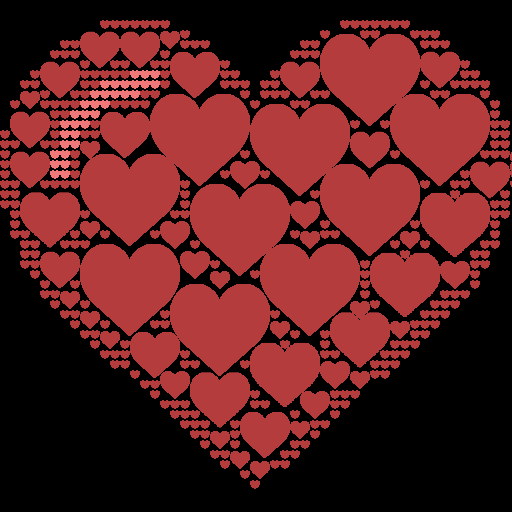
#> input picture heart_hearts.png, 512 x 512 px
$ python gen_tiles.py heart_hearts.png
#> lines starting #> are read from the running program, lines starting #| are printed output that depends on the picture
import cv2
import numpy as np
import os
import sys
from tqdm import tqdm
import math
import conf

# DEPTH = 4 -> 4 * 4 * 4 = 64 colors
DEPTH = conf.DEPTH
# list of rotations, in degrees, to apply over the original image
ROTATIONS = conf.ROTATIONS

img_path = sys.argv[1]
img_dir = os.path.dirname(img_path)
img_name, ext = os.path.basename(img_path).rsplit('.', 1)
out_folder = img_dir + '/gen_' + img_name

if not os.path.exists(out_folder):
    os.mkdir(out_folder)

img = cv2.imread(img_path, cv2.IMREAD_UNCHANGED)
#> img is the input picture: shape (512, 512, 4); mean B, G, R, A 30.5, 30.5, 90.4, 121.2
img = img.astype('float')

height, width, channels = img.shape
#> height = 512; width = 512; channels = 4
center = (width/2, height/2)
#> center = (256, 256)

for b in tqdm(np.arange(0, 1.01, 1 / DEPTH)):
    for g in np.arange(0, 1.01, 1 / DEPTH):
        for r in np.arange(0, 1.01, 1 / DEPTH):
            mult_vector = [b, g, r]
            if channels == 4:
                mult_vector.append(1)
            new_img = img * mult_vector
            new_img = new_img.astype('uint8')
            for rotation in ROTATIONS:
                rotation_matrix = cv2.getRotationMatrix2D(center, rotation, 1)
                abs_cos = abs(rotation_matrix[0,0])
                abs_sin = abs(rotation_matrix[0,1])
                new_w = int(height * abs_sin + width * abs_cos)
                new_h = int(height * abs_cos + width * abs_sin)
                rotation_matrix[0, 2] += new_w/2 - center[0]
                rotation_matrix[1, 2] += new_h/2 - center[1]
                cv2.imwrite(
                    f'{out_folder}/{img_name}_{round(r,1)}_{round(g,1)}_{round(b,1)}_r{rotation}.{ext}',
                    cv2.warpAffine(new_img, rotation_matrix, (new_w, new_h)),
                    # compress image
                    [cv2.IMWRITE_PNG_COMPRESSION, 9])
#> this loop made 5 passes
#> pass 1, `cv2.imwrite( f'{out_folder}/{img_name}_{round(r,1)}_{round(g,1)}_{roun..`:
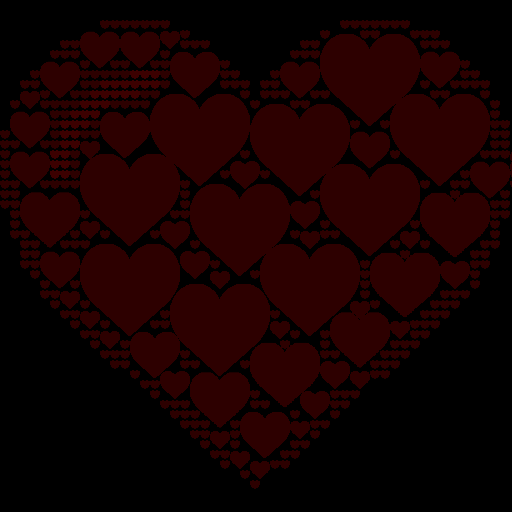
#> saved as heart_hearts_0.2_0.0_0.0_r0.png: shape (512, 512, 4); mean B, G, R, A 0, 0, 22.6, 121.2
#> pass 1, `cv2.imwrite( f'{out_folder}/{img_name}_{round(r,1)}_{round(g,1)}_{roun..`:
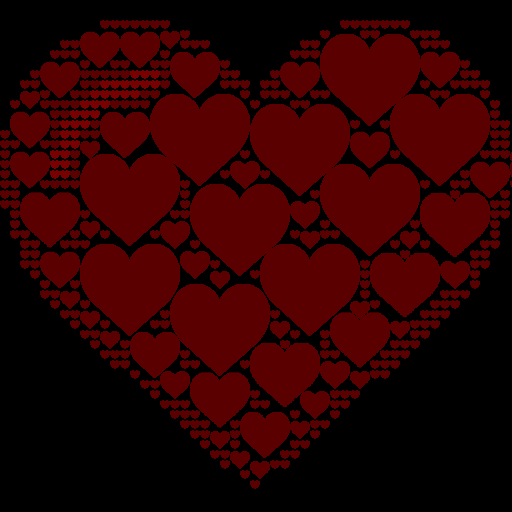
#> saved as heart_hearts_0.5_0.0_0.0_r0.png: shape (512, 512, 4); mean B, G, R, A 0, 0, 45.2, 121.2
#> pass 1, `cv2.imwrite( f'{out_folder}/{img_name}_{round(r,1)}_{round(g,1)}_{roun..`:
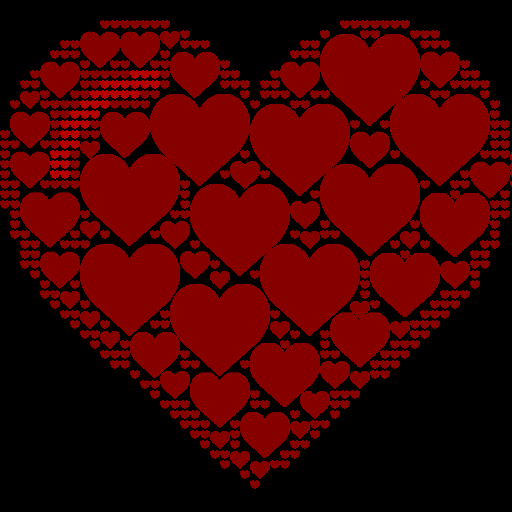
#> saved as heart_hearts_0.8_0.0_0.0_r0.png: shape (512, 512, 4); mean B, G, R, A 0, 0, 67.8, 121.2
